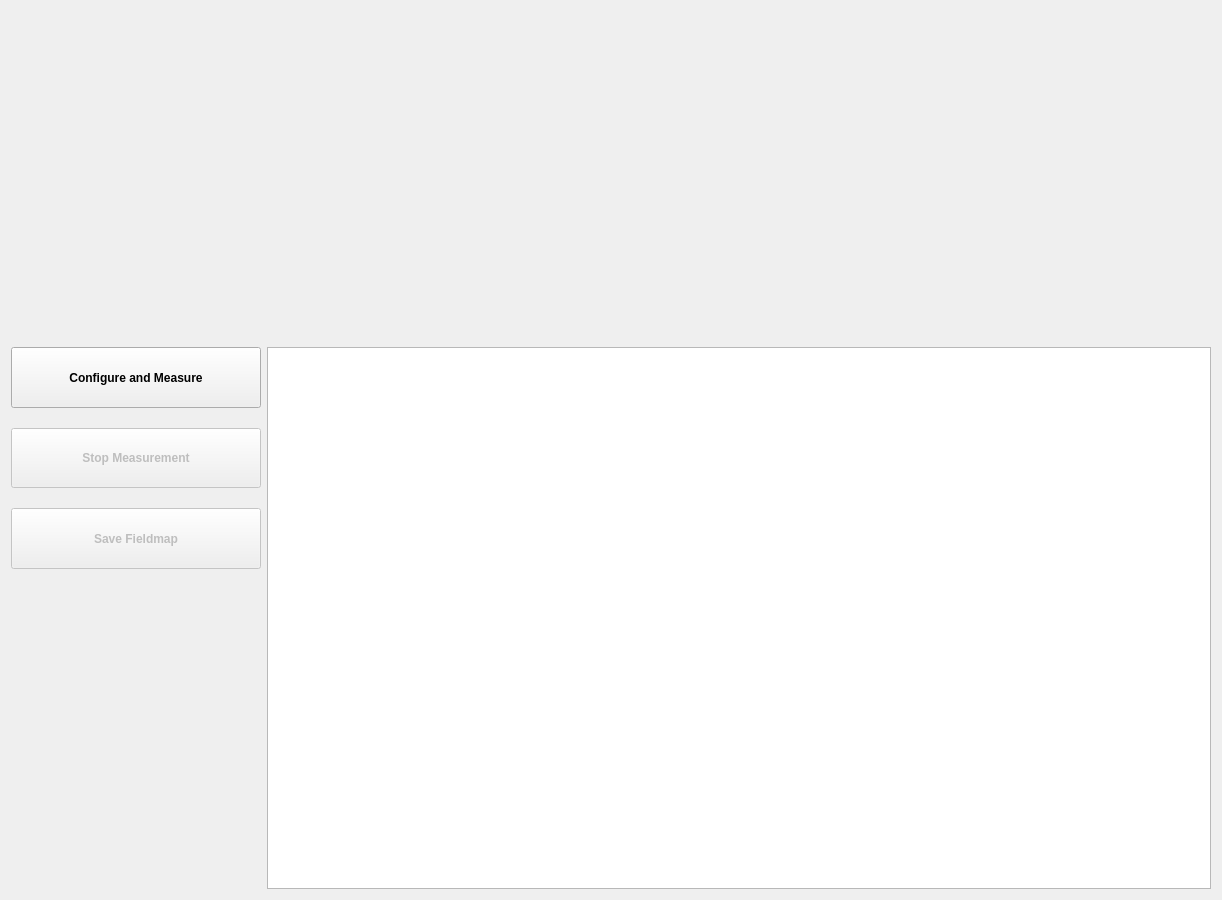
<?xml version="1.0" encoding="UTF-8"?>
<ui version="4.0">
 <class>measurement_wg</class>
 <widget class="QWidget" name="measurement_wg">
  <property name="geometry">
   <rect>
    <x>0</x>
    <y>0</y>
    <width>1218</width>
    <height>900</height>
   </rect>
  </property>
  <property name="windowTitle">
   <string>Measurement</string>
  </property>
  <layout class="QGridLayout" name="gridLayout">
   <item row="0" column="0" colspan="2">
    <widget class="QWidget" name="configuration_wg" native="true">
     <property name="sizePolicy">
      <sizepolicy hsizetype="Preferred" vsizetype="Maximum">
       <horstretch>0</horstretch>
       <verstretch>0</verstretch>
      </sizepolicy>
     </property>
     <property name="minimumSize">
      <size>
       <width>1200</width>
       <height>330</height>
      </size>
     </property>
    </widget>
   </item>
   <item row="1" column="0">
    <layout class="QVBoxLayout" name="verticalLayout">
     <property name="spacing">
      <number>20</number>
     </property>
     <item>
      <widget class="QPushButton" name="measure_btn">
       <property name="sizePolicy">
        <sizepolicy hsizetype="Preferred" vsizetype="Preferred">
         <horstretch>0</horstretch>
         <verstretch>0</verstretch>
        </sizepolicy>
       </property>
       <property name="minimumSize">
        <size>
         <width>0</width>
         <height>60</height>
        </size>
       </property>
       <property name="font">
        <font>
         <weight>75</weight>
         <bold>true</bold>
        </font>
       </property>
       <property name="text">
        <string>Configure and Measure</string>
       </property>
      </widget>
     </item>
     <item>
      <widget class="QPushButton" name="stop_btn">
       <property name="enabled">
        <bool>false</bool>
       </property>
       <property name="sizePolicy">
        <sizepolicy hsizetype="Preferred" vsizetype="Preferred">
         <horstretch>0</horstretch>
         <verstretch>0</verstretch>
        </sizepolicy>
       </property>
       <property name="minimumSize">
        <size>
         <width>0</width>
         <height>60</height>
        </size>
       </property>
       <property name="font">
        <font>
         <weight>75</weight>
         <bold>true</bold>
        </font>
       </property>
       <property name="text">
        <string>Stop Measurement</string>
       </property>
      </widget>
     </item>
     <item>
      <widget class="QPushButton" name="savefieldmap_btn">
       <property name="enabled">
        <bool>false</bool>
       </property>
       <property name="sizePolicy">
        <sizepolicy hsizetype="Preferred" vsizetype="Preferred">
         <horstretch>0</horstretch>
         <verstretch>0</verstretch>
        </sizepolicy>
       </property>
       <property name="minimumSize">
        <size>
         <width>0</width>
         <height>60</height>
        </size>
       </property>
       <property name="font">
        <font>
         <weight>75</weight>
         <bold>true</bold>
        </font>
       </property>
       <property name="text">
        <string>Save Fieldmap</string>
       </property>
      </widget>
     </item>
     <item>
      <widget class="QWidget" name="position_wg" native="true">
       <property name="sizePolicy">
        <sizepolicy hsizetype="Maximum" vsizetype="Preferred">
         <horstretch>0</horstretch>
         <verstretch>0</verstretch>
        </sizepolicy>
       </property>
       <property name="minimumSize">
        <size>
         <width>250</width>
         <height>300</height>
        </size>
       </property>
      </widget>
     </item>
    </layout>
   </item>
   <item row="1" column="1">
    <widget class="PlotWidget" name="graph_pw">
     <property name="backgroundBrush">
      <brush brushstyle="SolidPattern">
       <color alpha="255">
        <red>255</red>
        <green>255</green>
        <blue>255</blue>
       </color>
      </brush>
     </property>
     <property name="foregroundBrush">
      <brush brushstyle="NoBrush">
       <color alpha="255">
        <red>255</red>
        <green>255</green>
        <blue>255</blue>
       </color>
      </brush>
     </property>
    </widget>
   </item>
  </layout>
 </widget>
 <customwidgets>
  <customwidget>
   <class>PlotWidget</class>
   <extends>QGraphicsView</extends>
   <header location="global">pyqtgraph</header>
  </customwidget>
 </customwidgets>
 <tabstops>
  <tabstop>graph_pw</tabstop>
 </tabstops>
 <resources/>
 <connections/>
</ui>
